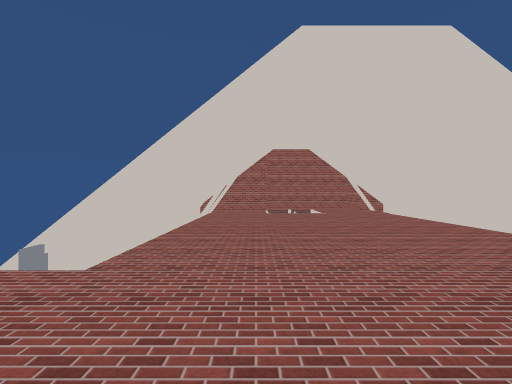
View 1 (above)

12 first-person views from a walk through a scene from a Unity 3-D project. The camera is 1.5 m above the floor, looks level and sees 85° across. Doors are open. The floor is counted in squares, 2 m on a side. Each view is taken from the middle of a square. On the plan, view 1 faces up. The plan holds only what a view shows up to about 10 squares ahead; the rest is blank. The place goes on beyond the plan. The player is left out. Some animated figures are left out. Surface patterns are stand-ins for the level's own textures.

View 2
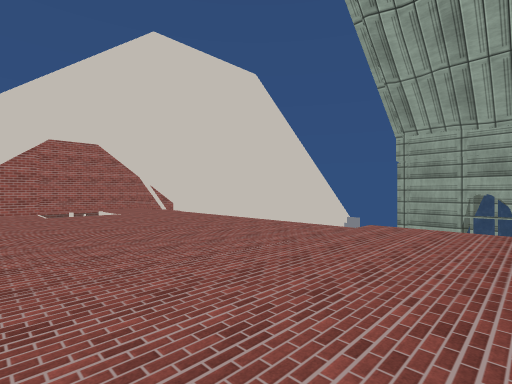

View 3
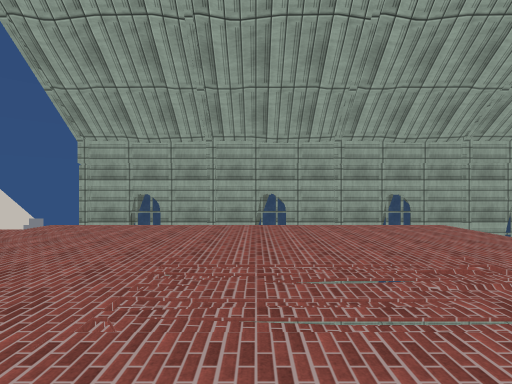

View 4
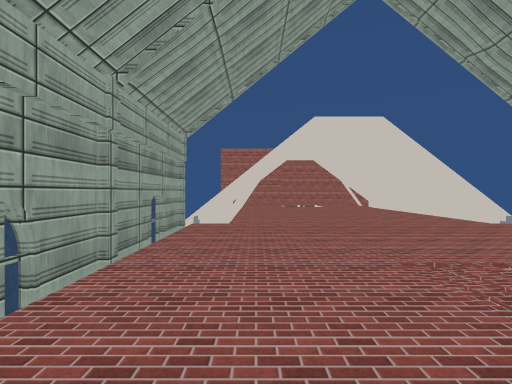

View 5
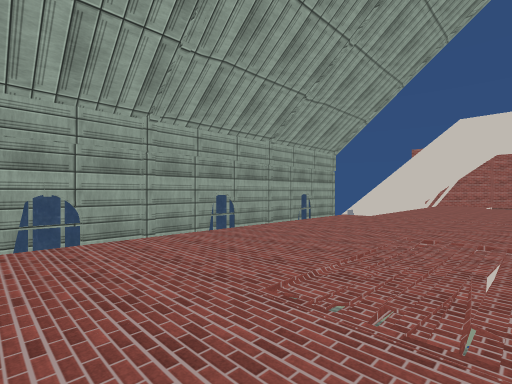

View 6
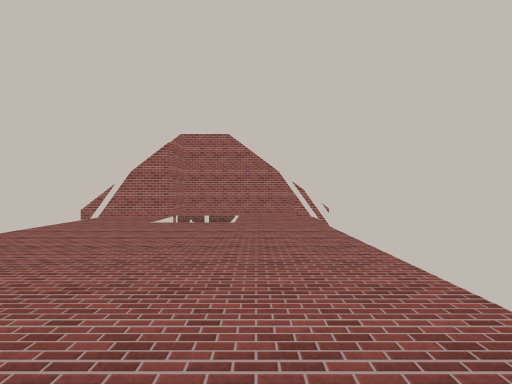

View 7
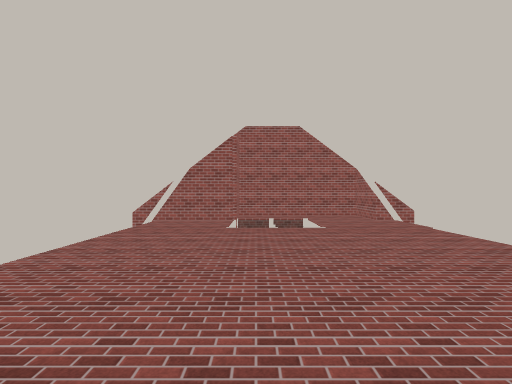

View 8
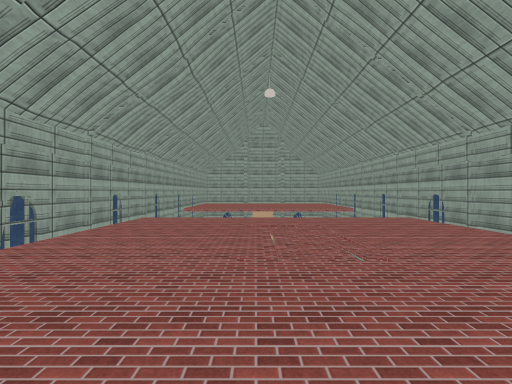

View 9
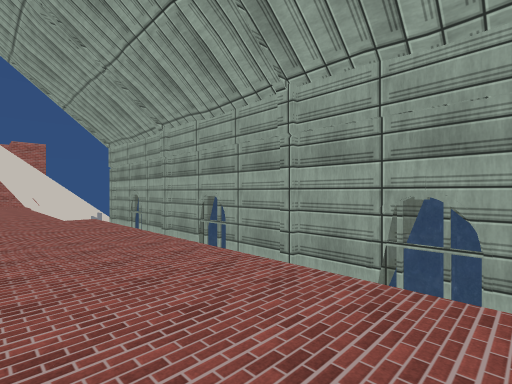

View 10
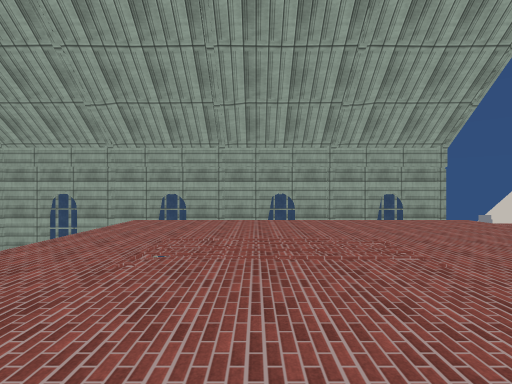

View 11
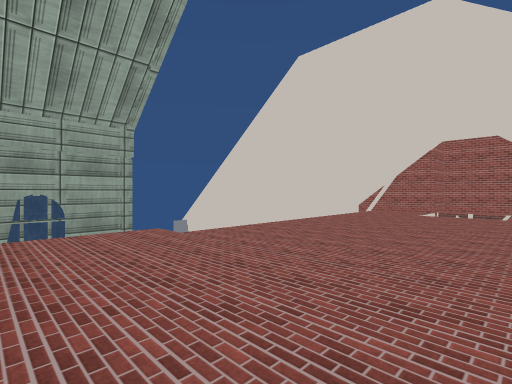

View 12
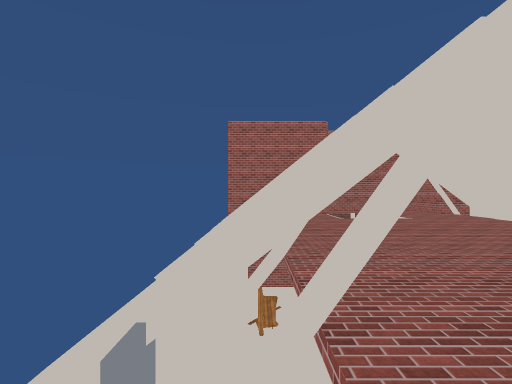

### Floor plan
Key: @ floor where view 1 was taken; # wall or solid block; . floor; / step, stairs or slope; D open door; = window, fence, low wall or low ledge; B building.
Columns run from 3 left of view 1 to 6 right of it. Each row starts with its distance up from view 1.
 13    #####
 12 ####==.#
 11  B.. /..B
 10  B..//..B
  9  BB....BB
  8  B......B
  7  B.....BB
  6  B......B
  5 DBB....BBD
  4 DB......BD
  3 DBB....BBD
  2 D........D
  1 #........#
  0 #..@.....#
 -1 #........#
 -2 #........#
 -3 #........#
 -4 #........#
 -5 #........#
 -6 #........#
 -7 #        #
 -8 #        #
 -9 #

Where each view was taken, in squares from view 1:
view 1: 0 up, 0 right, facing up
view 2: 0 up, 1 left, facing up-right
view 3: 2 down, 1 left, facing right
view 4: 4 down, 1 left, facing up
view 5: 6 down, 2 right, facing up-left
view 6: 3 up, 3 right, facing up
view 7: 4 up, 1 right, facing up
view 8: 2 up, 2 right, facing down
view 9: 6 down, 3 right, facing up-right
view 10: 3 down, 5 right, facing left
view 11: 0 up, 3 right, facing up-left
view 12: 2 up, 2 left, facing up
